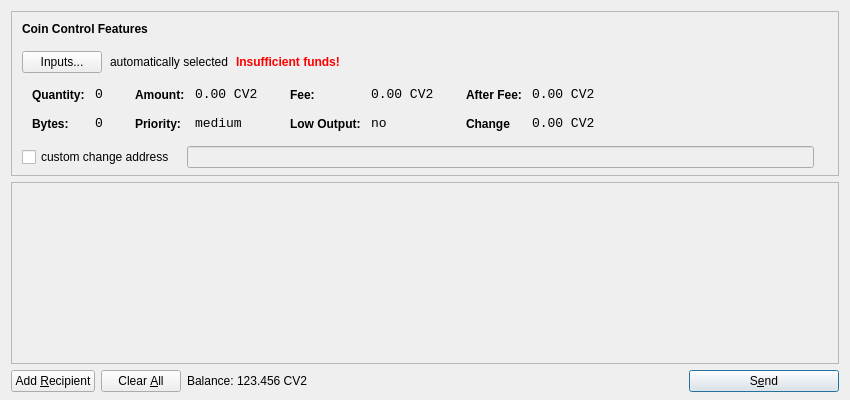
<?xml version="1.0" encoding="UTF-8"?>
<ui version="4.0">
 <class>SendCoinsDialog</class>
 <widget class="QDialog" name="SendCoinsDialog">
  <property name="geometry">
   <rect>
    <x>0</x>
    <y>0</y>
    <width>850</width>
    <height>400</height>
   </rect>
  </property>
  <property name="windowTitle">
   <string>Send Coins</string>
  </property>
  <layout class="QVBoxLayout" name="verticalLayout" stretch="0,1,0">
   <property name="bottomMargin">
    <number>8</number>
   </property>
   <item>
    <widget class="QFrame" name="frameCoinControl">
     <property name="sizePolicy">
      <sizepolicy hsizetype="Expanding" vsizetype="Expanding">
       <horstretch>0</horstretch>
       <verstretch>0</verstretch>
      </sizepolicy>
     </property>
     <property name="maximumSize">
      <size>
       <width>16777215</width>
       <height>16777215</height>
      </size>
     </property>
     <property name="frameShape">
      <enum>QFrame::StyledPanel</enum>
     </property>
     <property name="frameShadow">
      <enum>QFrame::Sunken</enum>
     </property>
     <layout class="QVBoxLayout" name="verticalLayoutCoinControl2">
      <property name="spacing">
       <number>-1</number>
      </property>
      <property name="leftMargin">
       <number>0</number>
      </property>
      <property name="topMargin">
       <number>0</number>
      </property>
      <property name="rightMargin">
       <number>0</number>
      </property>
      <property name="bottomMargin">
       <number>6</number>
      </property>
      <item>
       <layout class="QVBoxLayout" name="verticalLayoutCoinControl" stretch="0,0,0,0,1">
        <property name="spacing">
         <number>0</number>
        </property>
        <property name="leftMargin">
         <number>10</number>
        </property>
        <property name="topMargin">
         <number>10</number>
        </property>
        <item>
         <layout class="QHBoxLayout" name="horizontalLayoutCoinControl1">
          <property name="bottomMargin">
           <number>15</number>
          </property>
          <item>
           <widget class="QLabel" name="labelCoinControlFeatures">
            <property name="sizePolicy">
             <sizepolicy hsizetype="Preferred" vsizetype="Maximum">
              <horstretch>0</horstretch>
              <verstretch>0</verstretch>
             </sizepolicy>
            </property>
            <property name="font">
             <font>
              <weight>75</weight>
              <bold>true</bold>
             </font>
            </property>
            <property name="styleSheet">
             <string notr="true">font-weight:bold;</string>
            </property>
            <property name="text">
             <string>Coin Control Features</string>
            </property>
           </widget>
          </item>
         </layout>
        </item>
        <item>
         <layout class="QHBoxLayout" name="horizontalLayoutCoinControl2" stretch="0,0,0,0">
          <property name="spacing">
           <number>8</number>
          </property>
          <property name="bottomMargin">
           <number>10</number>
          </property>
          <item>
           <widget class="QPushButton" name="pushButtonCoinControl">
            <property name="styleSheet">
             <string notr="true"/>
            </property>
            <property name="text">
             <string>Inputs...</string>
            </property>
           </widget>
          </item>
          <item>
           <widget class="QLabel" name="labelCoinControlAutomaticallySelected">
            <property name="text">
             <string>automatically selected</string>
            </property>
            <property name="margin">
             <number>5</number>
            </property>
           </widget>
          </item>
          <item>
           <widget class="QLabel" name="labelCoinControlInsuffFunds">
            <property name="font">
             <font>
              <weight>75</weight>
              <bold>true</bold>
             </font>
            </property>
            <property name="styleSheet">
             <string notr="true">color:red;font-weight:bold;</string>
            </property>
            <property name="text">
             <string>Insufficient funds!</string>
            </property>
            <property name="margin">
             <number>5</number>
            </property>
           </widget>
          </item>
          <item>
           <spacer name="horizontalSpacerCoinControl">
            <property name="orientation">
             <enum>Qt::Horizontal</enum>
            </property>
            <property name="sizeHint" stdset="0">
             <size>
              <width>40</width>
              <height>1</height>
             </size>
            </property>
           </spacer>
          </item>
         </layout>
        </item>
        <item>
         <widget class="QWidget" name="widgetCoinControl" native="true">
          <property name="sizePolicy">
           <sizepolicy hsizetype="Preferred" vsizetype="Preferred">
            <horstretch>0</horstretch>
            <verstretch>0</verstretch>
           </sizepolicy>
          </property>
          <property name="minimumSize">
           <size>
            <width>0</width>
            <height>0</height>
           </size>
          </property>
          <property name="styleSheet">
           <string notr="true"/>
          </property>
          <layout class="QHBoxLayout" name="horizontalLayoutCoinControl5">
           <property name="margin">
            <number>0</number>
           </property>
           <item>
            <layout class="QHBoxLayout" name="horizontalLayoutCoinControl3" stretch="0,0,0,1">
             <property name="spacing">
              <number>20</number>
             </property>
             <property name="topMargin">
              <number>0</number>
             </property>
             <property name="bottomMargin">
              <number>10</number>
             </property>
             <item>
              <layout class="QFormLayout" name="formLayoutCoinControl1">
               <property name="horizontalSpacing">
                <number>10</number>
               </property>
               <property name="verticalSpacing">
                <number>14</number>
               </property>
               <property name="leftMargin">
                <number>10</number>
               </property>
               <property name="topMargin">
                <number>4</number>
               </property>
               <property name="rightMargin">
                <number>6</number>
               </property>
               <item row="0" column="0">
                <widget class="QLabel" name="labelCoinControlQuantityText">
                 <property name="styleSheet">
                  <string notr="true">font-weight:bold;</string>
                 </property>
                 <property name="text">
                  <string>Quantity:</string>
                 </property>
                 <property name="margin">
                  <number>0</number>
                 </property>
                </widget>
               </item>
               <item row="0" column="1">
                <widget class="QLabel" name="labelCoinControlQuantity">
                 <property name="font">
                  <font>
                   <family>Monospace</family>
                   <pointsize>10</pointsize>
                  </font>
                 </property>
                 <property name="cursor">
                  <cursorShape>IBeamCursor</cursorShape>
                 </property>
                 <property name="contextMenuPolicy">
                  <enum>Qt::ActionsContextMenu</enum>
                 </property>
                 <property name="text">
                  <string>0</string>
                 </property>
                 <property name="margin">
                  <number>0</number>
                 </property>
                 <property name="textInteractionFlags">
                  <set>Qt::LinksAccessibleByMouse|Qt::TextSelectableByKeyboard|Qt::TextSelectableByMouse</set>
                 </property>
                </widget>
               </item>
               <item row="1" column="0">
                <widget class="QLabel" name="labelCoinControlBytesText">
                 <property name="styleSheet">
                  <string notr="true">font-weight:bold;</string>
                 </property>
                 <property name="text">
                  <string>Bytes:</string>
                 </property>
                </widget>
               </item>
               <item row="1" column="1">
                <widget class="QLabel" name="labelCoinControlBytes">
                 <property name="font">
                  <font>
                   <family>Monospace</family>
                   <pointsize>10</pointsize>
                  </font>
                 </property>
                 <property name="cursor">
                  <cursorShape>IBeamCursor</cursorShape>
                 </property>
                 <property name="contextMenuPolicy">
                  <enum>Qt::ActionsContextMenu</enum>
                 </property>
                 <property name="text">
                  <string>0</string>
                 </property>
                 <property name="textInteractionFlags">
                  <set>Qt::LinksAccessibleByMouse|Qt::TextSelectableByKeyboard|Qt::TextSelectableByMouse</set>
                 </property>
                </widget>
               </item>
              </layout>
             </item>
             <item>
              <layout class="QFormLayout" name="formLayoutCoinControl2">
               <property name="horizontalSpacing">
                <number>10</number>
               </property>
               <property name="verticalSpacing">
                <number>14</number>
               </property>
               <property name="leftMargin">
                <number>6</number>
               </property>
               <property name="topMargin">
                <number>4</number>
               </property>
               <property name="rightMargin">
                <number>6</number>
               </property>
               <item row="0" column="0">
                <widget class="QLabel" name="labelCoinControlAmountText">
                 <property name="styleSheet">
                  <string notr="true">font-weight:bold;</string>
                 </property>
                 <property name="text">
                  <string>Amount:</string>
                 </property>
                 <property name="margin">
                  <number>0</number>
                 </property>
                </widget>
               </item>
               <item row="0" column="1">
                <widget class="QLabel" name="labelCoinControlAmount">
                 <property name="font">
                  <font>
                   <family>Monospace</family>
                   <pointsize>10</pointsize>
                  </font>
                 </property>
                 <property name="cursor">
                  <cursorShape>IBeamCursor</cursorShape>
                 </property>
                 <property name="contextMenuPolicy">
                  <enum>Qt::ActionsContextMenu</enum>
                 </property>
                 <property name="text">
                  <string>0.00 CV2</string>
                 </property>
                 <property name="textInteractionFlags">
                  <set>Qt::LinksAccessibleByMouse|Qt::TextSelectableByKeyboard|Qt::TextSelectableByMouse</set>
                 </property>
                </widget>
               </item>
               <item row="1" column="0">
                <widget class="QLabel" name="labelCoinControlPriorityText">
                 <property name="styleSheet">
                  <string notr="true">font-weight:bold;</string>
                 </property>
                 <property name="text">
                  <string>Priority:</string>
                 </property>
                </widget>
               </item>
               <item row="1" column="1">
                <widget class="QLabel" name="labelCoinControlPriority">
                 <property name="font">
                  <font>
                   <family>Monospace</family>
                   <pointsize>10</pointsize>
                  </font>
                 </property>
                 <property name="cursor">
                  <cursorShape>IBeamCursor</cursorShape>
                 </property>
                 <property name="contextMenuPolicy">
                  <enum>Qt::ActionsContextMenu</enum>
                 </property>
                 <property name="text">
                  <string>medium</string>
                 </property>
                 <property name="textInteractionFlags">
                  <set>Qt::LinksAccessibleByMouse|Qt::TextSelectableByKeyboard|Qt::TextSelectableByMouse</set>
                 </property>
                </widget>
               </item>
              </layout>
             </item>
             <item>
              <layout class="QFormLayout" name="formLayoutCoinControl3">
               <property name="horizontalSpacing">
                <number>10</number>
               </property>
               <property name="verticalSpacing">
                <number>14</number>
               </property>
               <property name="leftMargin">
                <number>6</number>
               </property>
               <property name="topMargin">
                <number>4</number>
               </property>
               <property name="rightMargin">
                <number>6</number>
               </property>
               <item row="0" column="0">
                <widget class="QLabel" name="labelCoinControlFeeText">
                 <property name="styleSheet">
                  <string notr="true">font-weight:bold;</string>
                 </property>
                 <property name="text">
                  <string>Fee:</string>
                 </property>
                 <property name="margin">
                  <number>0</number>
                 </property>
                </widget>
               </item>
               <item row="0" column="1">
                <widget class="QLabel" name="labelCoinControlFee">
                 <property name="font">
                  <font>
                   <family>Monospace</family>
                   <pointsize>10</pointsize>
                  </font>
                 </property>
                 <property name="cursor">
                  <cursorShape>IBeamCursor</cursorShape>
                 </property>
                 <property name="contextMenuPolicy">
                  <enum>Qt::ActionsContextMenu</enum>
                 </property>
                 <property name="text">
                  <string>0.00 CV2</string>
                 </property>
                 <property name="textInteractionFlags">
                  <set>Qt::LinksAccessibleByMouse|Qt::TextSelectableByKeyboard|Qt::TextSelectableByMouse</set>
                 </property>
                </widget>
               </item>
               <item row="1" column="0">
                <widget class="QLabel" name="labelCoinControlLowOutputText">
                 <property name="styleSheet">
                  <string notr="true">font-weight:bold;</string>
                 </property>
                 <property name="text">
                  <string>Low Output:</string>
                 </property>
                </widget>
               </item>
               <item row="1" column="1">
                <widget class="QLabel" name="labelCoinControlLowOutput">
                 <property name="font">
                  <font>
                   <family>Monospace</family>
                   <pointsize>10</pointsize>
                  </font>
                 </property>
                 <property name="cursor">
                  <cursorShape>IBeamCursor</cursorShape>
                 </property>
                 <property name="contextMenuPolicy">
                  <enum>Qt::ActionsContextMenu</enum>
                 </property>
                 <property name="text">
                  <string>no</string>
                 </property>
                 <property name="textInteractionFlags">
                  <set>Qt::LinksAccessibleByMouse|Qt::TextSelectableByKeyboard|Qt::TextSelectableByMouse</set>
                 </property>
                </widget>
               </item>
              </layout>
             </item>
             <item>
              <layout class="QFormLayout" name="formLayoutCoinControl4">
               <property name="horizontalSpacing">
                <number>10</number>
               </property>
               <property name="verticalSpacing">
                <number>14</number>
               </property>
               <property name="leftMargin">
                <number>6</number>
               </property>
               <property name="topMargin">
                <number>4</number>
               </property>
               <property name="rightMargin">
                <number>6</number>
               </property>
               <item row="0" column="0">
                <widget class="QLabel" name="labelCoinControlAfterFeeText">
                 <property name="styleSheet">
                  <string notr="true">font-weight:bold;</string>
                 </property>
                 <property name="text">
                  <string>After Fee:</string>
                 </property>
                 <property name="margin">
                  <number>0</number>
                 </property>
                </widget>
               </item>
               <item row="0" column="1">
                <widget class="QLabel" name="labelCoinControlAfterFee">
                 <property name="font">
                  <font>
                   <family>Monospace</family>
                   <pointsize>10</pointsize>
                  </font>
                 </property>
                 <property name="cursor">
                  <cursorShape>IBeamCursor</cursorShape>
                 </property>
                 <property name="contextMenuPolicy">
                  <enum>Qt::ActionsContextMenu</enum>
                 </property>
                 <property name="text">
                  <string>0.00 CV2</string>
                 </property>
                 <property name="textInteractionFlags">
                  <set>Qt::LinksAccessibleByMouse|Qt::TextSelectableByKeyboard|Qt::TextSelectableByMouse</set>
                 </property>
                </widget>
               </item>
               <item row="1" column="0">
                <widget class="QLabel" name="labelCoinControlChangeText">
                 <property name="styleSheet">
                  <string notr="true">font-weight:bold;</string>
                 </property>
                 <property name="text">
                  <string>Change</string>
                 </property>
                </widget>
               </item>
               <item row="1" column="1">
                <widget class="QLabel" name="labelCoinControlChange">
                 <property name="font">
                  <font>
                   <family>Monospace</family>
                   <pointsize>10</pointsize>
                  </font>
                 </property>
                 <property name="cursor">
                  <cursorShape>IBeamCursor</cursorShape>
                 </property>
                 <property name="contextMenuPolicy">
                  <enum>Qt::ActionsContextMenu</enum>
                 </property>
                 <property name="text">
                  <string>0.00 CV2</string>
                 </property>
                 <property name="textInteractionFlags">
                  <set>Qt::LinksAccessibleByMouse|Qt::TextSelectableByKeyboard|Qt::TextSelectableByMouse</set>
                 </property>
                </widget>
               </item>
              </layout>
             </item>
            </layout>
           </item>
          </layout>
         </widget>
        </item>
        <item>
         <layout class="QHBoxLayout" name="horizontalLayoutCoinControl4" stretch="0,0,0">
          <property name="spacing">
           <number>12</number>
          </property>
          <property name="sizeConstraint">
           <enum>QLayout::SetDefaultConstraint</enum>
          </property>
          <property name="topMargin">
           <number>5</number>
          </property>
          <property name="rightMargin">
           <number>5</number>
          </property>
          <item>
           <widget class="QCheckBox" name="checkBoxCoinControlChange">
            <property name="text">
             <string>custom change address</string>
            </property>
           </widget>
          </item>
          <item>
           <widget class="QLineEdit" name="lineEditCoinControlChange">
            <property name="enabled">
             <bool>false</bool>
            </property>
            <property name="sizePolicy">
             <sizepolicy hsizetype="Expanding" vsizetype="Fixed">
              <horstretch>0</horstretch>
              <verstretch>0</verstretch>
             </sizepolicy>
            </property>
           </widget>
          </item>
          <item>
           <widget class="QLabel" name="labelCoinControlChangeLabel">
            <property name="sizePolicy">
             <sizepolicy hsizetype="Preferred" vsizetype="Expanding">
              <horstretch>0</horstretch>
              <verstretch>0</verstretch>
             </sizepolicy>
            </property>
            <property name="minimumSize">
             <size>
              <width>0</width>
              <height>0</height>
             </size>
            </property>
            <property name="text">
             <string/>
            </property>
            <property name="margin">
             <number>3</number>
            </property>
           </widget>
          </item>
         </layout>
        </item>
        <item>
         <spacer name="verticalSpacerCoinControl">
          <property name="orientation">
           <enum>Qt::Vertical</enum>
          </property>
          <property name="sizeHint" stdset="0">
           <size>
            <width>800</width>
            <height>1</height>
           </size>
          </property>
         </spacer>
        </item>
       </layout>
      </item>
     </layout>
    </widget>
   </item>
   <item>
    <widget class="QScrollArea" name="scrollArea">
     <property name="widgetResizable">
      <bool>true</bool>
     </property>
     <widget class="QWidget" name="scrollAreaWidgetContents">
      <property name="geometry">
       <rect>
        <x>0</x>
        <y>0</y>
        <width>830</width>
        <height>165</height>
       </rect>
      </property>
      <layout class="QVBoxLayout" name="verticalLayout_2">
       <property name="margin">
        <number>0</number>
       </property>
       <item>
        <layout class="QVBoxLayout" name="entries">
         <property name="spacing">
          <number>6</number>
         </property>
        </layout>
       </item>
       <item>
        <spacer name="verticalSpacer">
         <property name="orientation">
          <enum>Qt::Vertical</enum>
         </property>
         <property name="sizeHint" stdset="0">
          <size>
           <width>20</width>
           <height>40</height>
          </size>
         </property>
        </spacer>
       </item>
      </layout>
     </widget>
    </widget>
   </item>
   <item>
    <layout class="QHBoxLayout" name="horizontalLayout">
     <item>
      <widget class="QPushButton" name="addButton">
       <property name="toolTip">
        <string>Send to multiple recipients at once</string>
       </property>
       <property name="text">
        <string>Add &amp;Recipient</string>
       </property>
       <property name="icon">
        <iconset resource="../bitcoin.qrc">
         <normaloff>:/icons/add</normaloff>:/icons/add</iconset>
       </property>
       <property name="autoDefault">
        <bool>false</bool>
       </property>
      </widget>
     </item>
     <item>
      <widget class="QPushButton" name="clearButton">
       <property name="sizePolicy">
        <sizepolicy hsizetype="Minimum" vsizetype="Fixed">
         <horstretch>0</horstretch>
         <verstretch>0</verstretch>
        </sizepolicy>
       </property>
       <property name="toolTip">
        <string>Remove all transaction fields</string>
       </property>
       <property name="text">
        <string>Clear &amp;All</string>
       </property>
       <property name="icon">
        <iconset resource="../bitcoin.qrc">
         <normaloff>:/icons/remove</normaloff>:/icons/remove</iconset>
       </property>
       <property name="autoRepeatDelay">
        <number>300</number>
       </property>
       <property name="autoDefault">
        <bool>false</bool>
       </property>
      </widget>
     </item>
     <item>
      <layout class="QHBoxLayout" name="horizontalLayout_2">
       <property name="spacing">
        <number>3</number>
       </property>
       <item>
        <widget class="QLabel" name="label">
         <property name="sizePolicy">
          <sizepolicy hsizetype="Preferred" vsizetype="Fixed">
           <horstretch>0</horstretch>
           <verstretch>0</verstretch>
          </sizepolicy>
         </property>
         <property name="text">
          <string>Balance:</string>
         </property>
        </widget>
       </item>
       <item>
        <widget class="QLabel" name="labelBalance">
         <property name="sizePolicy">
          <sizepolicy hsizetype="Preferred" vsizetype="Fixed">
           <horstretch>0</horstretch>
           <verstretch>0</verstretch>
          </sizepolicy>
         </property>
         <property name="cursor">
          <cursorShape>IBeamCursor</cursorShape>
         </property>
         <property name="text">
          <string>123.456 CV2</string>
         </property>
         <property name="textInteractionFlags">
          <set>Qt::LinksAccessibleByMouse|Qt::TextSelectableByKeyboard|Qt::TextSelectableByMouse</set>
         </property>
        </widget>
       </item>
      </layout>
     </item>
     <item>
      <spacer name="horizontalSpacer">
       <property name="orientation">
        <enum>Qt::Horizontal</enum>
       </property>
       <property name="sizeHint" stdset="0">
        <size>
         <width>40</width>
         <height>20</height>
        </size>
       </property>
      </spacer>
     </item>
     <item>
      <widget class="QPushButton" name="sendButton">
       <property name="minimumSize">
        <size>
         <width>150</width>
         <height>0</height>
        </size>
       </property>
       <property name="toolTip">
        <string>Confirm the send action</string>
       </property>
       <property name="text">
        <string>S&amp;end</string>
       </property>
       <property name="icon">
        <iconset resource="../bitcoin.qrc">
         <normaloff>:/icons/send</normaloff>:/icons/send</iconset>
       </property>
       <property name="default">
        <bool>true</bool>
       </property>
      </widget>
     </item>
    </layout>
   </item>
  </layout>
 </widget>
 <resources>
  <include location="../bitcoin.qrc"/>
 </resources>
 <connections/>
</ui>
